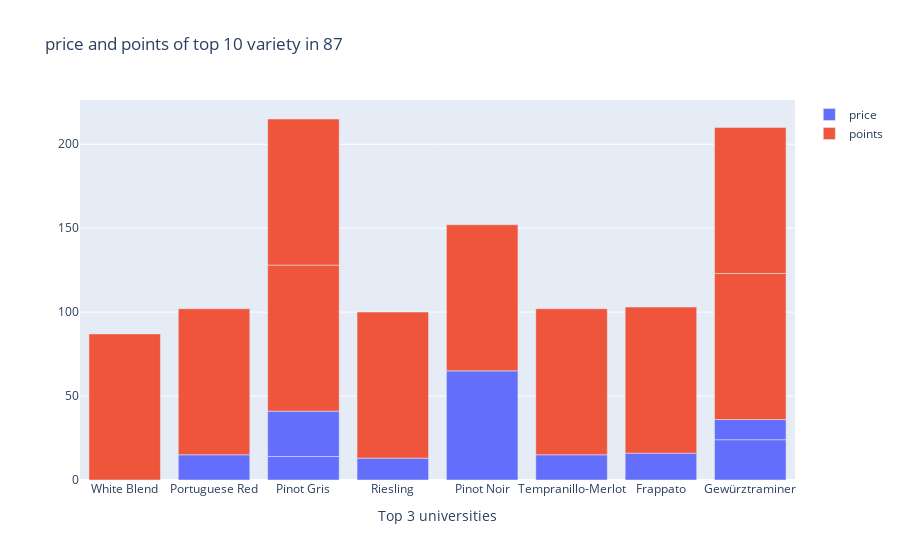

The notebook cell saved with this chart:
### Code cell
#Plotly bar plot

df87 = winemag130_data[winemag130_data.points == 87].iloc[:10,:]

import plotly.graph_objs as go

x = df87.variety

trace1 = {
  'x': x,
  'y': df87.price,
  'name': 'price',
  'type': 'bar'
};
trace2 = {
  'x': x,
  'y': df87.points,
  'name': 'points',
  'type': 'bar'
};
data = [trace1, trace2];
layout = {
  'xaxis': {'title': 'Top 3 universities'},
  'barmode': 'relative',
  'title': 'price and points of top 10 variety in 87'
};
fig = go.Figure(data = data, layout = layout)
iplot(fig)

### Figure 1 — Plotly figure (JSON) as saved in the notebook; plotly's stock layout.template omitted (floating-point values rounded to 4 significant figures)
{"data": [{"name": "price", "type": "bar", "x": ["White Blend", "Portuguese Red", "Pinot Gris", "Riesling", "Pinot Noir", "Tempranillo-Merlot", "Frappato", "Gewürztraminer", "Gewürztraminer", "Pinot Gris"], "y": [null, 15, 14, 13, 65, 15, 16, 24, 12, 27]}, {"name": "points", "type": "bar", "x": ["White Blend", "Portuguese Red", "Pinot Gris", "Riesling", "Pinot Noir", "Tempranillo-Merlot", "Frappato", "Gewürztraminer", "Gewürztraminer", "Pinot Gris"], "y": [87, 87, 87, 87, 87, 87, 87, 87, 87, 87]}], "layout": {"barmode": "relative", "title": {"text": "price and points of top 10 variety in 87"}, "xaxis": {"title": {"text": "Top 3 universities"}}}}
